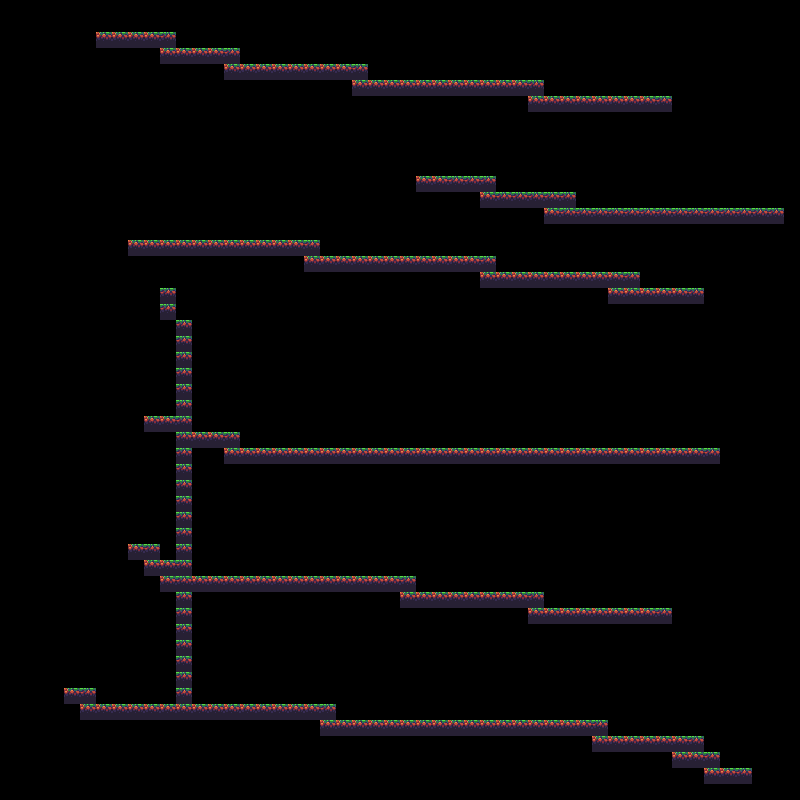

Rendered tile map (Tiled .tmx) drawn with the repository's tilesets; below, a short description and the map source with its tile grids summarised:
An orthogonal 50x50 tile map with 16x16 px tiles, 2 tile layers (Tile Layer 1, Layer2).

<map version="1.0" orientation="orthogonal" renderorder="right-down" width="50" height="50" tilewidth="16" tileheight="16">
 <tileset firstgid="1" name="sheet_9" tilewidth="16" tileheight="16">
  <image source="sheet_9.png" width="272" height="128" />
  <tile id="7">
   <properties>
    <property name="Animation (string)" value="Anim1" />
   </properties>
  </tile>
  <tile id="8">
   <properties>
    <property name="Animation2 (float)" value="33" />
   </properties>
  </tile>
 </tileset>
 <layer name="Tile Layer 1" width="50" height="50">
  <data>[2500 cells, 228 non-empty, 2 distinct tile ids]</data>
 </layer>
 <layer name="Layer2" width="50" height="50">
  <properties>
   <property name="Property1 (float)" value="333" />
   <property name="Property2 (bool)" value="false" />
   <property name="Property3 (int)" value="22" />
  </properties>
  <data>[2500 cells, 26 non-empty, 2 distinct tile ids]</data>
 </layer>
</map>
